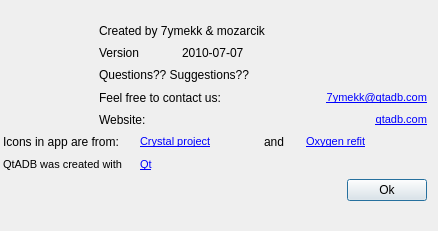
<?xml version="1.0" encoding="UTF-8"?>
<ui version="4.0">
 <class>AboutDialog</class>
 <widget class="QDialog" name="AboutDialog">
  <property name="windowModality">
   <enum>Qt::ApplicationModal</enum>
  </property>
  <property name="geometry">
   <rect>
    <x>0</x>
    <y>0</y>
    <width>438</width>
    <height>231</height>
   </rect>
  </property>
  <property name="sizePolicy">
   <sizepolicy hsizetype="Preferred" vsizetype="Preferred">
    <horstretch>0</horstretch>
    <verstretch>0</verstretch>
   </sizepolicy>
  </property>
  <property name="windowTitle">
   <string extracomment="About dialog title">Gundam - Your android manager</string>
  </property>
  <property name="windowOpacity">
   <double>1.000000000000000</double>
  </property>
  <property name="layoutDirection">
   <enum>Qt::LeftToRight</enum>
  </property>
  <widget class="QWidget" name="layoutWidget">
   <property name="geometry">
    <rect>
     <x>-10</x>
     <y>0</y>
     <width>450</width>
     <height>224</height>
    </rect>
   </property>
   <layout class="QGridLayout" name="gridLayout">
    <item row="0" column="0" rowspan="10">
     <spacer name="horizontalSpacer_2">
      <property name="orientation">
       <enum>Qt::Horizontal</enum>
      </property>
      <property name="sizeType">
       <enum>QSizePolicy::Fixed</enum>
      </property>
      <property name="sizeHint" stdset="0">
       <size>
        <width>13</width>
        <height>198</height>
       </size>
      </property>
     </spacer>
    </item>
    <item row="0" column="1" colspan="8">
     <spacer name="verticalSpacer_3">
      <property name="orientation">
       <enum>Qt::Vertical</enum>
      </property>
      <property name="sizeType">
       <enum>QSizePolicy::Fixed</enum>
      </property>
      <property name="sizeHint" stdset="0">
       <size>
        <width>338</width>
        <height>13</height>
       </size>
      </property>
     </spacer>
    </item>
    <item row="0" column="9" rowspan="9">
     <spacer name="horizontalSpacer_3">
      <property name="orientation">
       <enum>Qt::Horizontal</enum>
      </property>
      <property name="sizeType">
       <enum>QSizePolicy::Fixed</enum>
      </property>
      <property name="sizeHint" stdset="0">
       <size>
        <width>13</width>
        <height>178</height>
       </size>
      </property>
     </spacer>
    </item>
    <item row="1" column="1" rowspan="5">
     <widget class="QLabel" name="label_2">
      <property name="minimumSize">
       <size>
        <width>90</width>
        <height>100</height>
       </size>
      </property>
      <property name="maximumSize">
       <size>
        <width>90</width>
        <height>100</height>
       </size>
      </property>
      <property name="text">
       <string/>
      </property>
      <property name="pixmap">
       <pixmap resource="../zasoby.qrc">:/icons/android.png</pixmap>
      </property>
      <property name="scaledContents">
       <bool>true</bool>
      </property>
     </widget>
    </item>
    <item row="1" column="2" colspan="6">
     <widget class="QLabel" name="label_4">
      <property name="text">
       <string>Created by 7ymekk &amp; mozarcik</string>
      </property>
     </widget>
    </item>
    <item row="2" column="2" colspan="2">
     <widget class="QLabel" name="label_5">
      <property name="text">
       <string>Version</string>
      </property>
     </widget>
    </item>
    <item row="2" column="4" colspan="3">
     <widget class="QLabel" name="versionLabel">
      <property name="layoutDirection">
       <enum>Qt::LeftToRight</enum>
      </property>
      <property name="text">
       <string notr="true">2010-07-07</string>
      </property>
     </widget>
    </item>
    <item row="3" column="2" colspan="6">
     <widget class="QLabel" name="label_6">
      <property name="text">
       <string>Questions?? Suggestions??</string>
      </property>
     </widget>
    </item>
    <item row="4" column="2" colspan="5">
     <widget class="QLabel" name="label_8">
      <property name="text">
       <string>Feel free to contact us:</string>
      </property>
     </widget>
    </item>
    <item row="4" column="7" colspan="2">
     <widget class="QLabel" name="label_7">
      <property name="layoutDirection">
       <enum>Qt::RightToLeft</enum>
      </property>
      <property name="text">
       <string notr="true">&lt;!DOCTYPE HTML PUBLIC &quot;-//W3C//DTD HTML 4.0//EN&quot; &quot;http://www.w3.org/TR/REC-html40/strict.dtd&quot;&gt;
&lt;html&gt;&lt;head&gt;&lt;meta name=&quot;qrichtext&quot; content=&quot;1&quot; /&gt;&lt;style type=&quot;text/css&quot;&gt;
p, li { white-space: pre-wrap; }
&lt;/style&gt;&lt;/head&gt;&lt;body style=&quot; font-family:'MS Shell Dlg 2'; font-size:8.25pt; font-weight:400; font-style:normal;&quot;&gt;
&lt;p align=&quot;right&quot; style=&quot; margin-top:0px; margin-bottom:0px; margin-left:0px; margin-right:0px; -qt-block-indent:0; text-indent:0px;&quot;&gt;&lt;a href=&quot;mailto:qtadb.manager@gmail.com&quot;&gt;&lt;span style=&quot; font-size:8pt; text-decoration: underline; color:#0000ff;&quot;&gt;7ymekk@qtadb.com&lt;/span&gt;&lt;/a&gt;&lt;/p&gt;&lt;/body&gt;&lt;/html&gt;</string>
      </property>
      <property name="openExternalLinks">
       <bool>true</bool>
      </property>
     </widget>
    </item>
    <item row="5" column="2" colspan="2">
     <widget class="QLabel" name="label_9">
      <property name="text">
       <string>Website:</string>
      </property>
     </widget>
    </item>
    <item row="5" column="4" colspan="5">
     <widget class="QLabel" name="label_10">
      <property name="text">
       <string notr="true">&lt;!DOCTYPE HTML PUBLIC &quot;-//W3C//DTD HTML 4.0//EN&quot; &quot;http://www.w3.org/TR/REC-html40/strict.dtd&quot;&gt;
&lt;html&gt;&lt;head&gt;&lt;meta name=&quot;qrichtext&quot; content=&quot;1&quot; /&gt;&lt;style type=&quot;text/css&quot;&gt;
p, li { white-space: pre-wrap; }
&lt;/style&gt;&lt;/head&gt;&lt;body style=&quot; font-family:'MS Shell Dlg 2'; font-size:8.25pt; font-weight:400; font-style:normal;&quot;&gt;
&lt;p align=&quot;right&quot; style=&quot; margin-top:0px; margin-bottom:0px; margin-left:0px; margin-right:0px; -qt-block-indent:0; text-indent:0px;&quot;&gt;&lt;a href=&quot;http://qtadb.com/&quot;&gt;&lt;span style=&quot; font-size:8pt; text-decoration: underline; color:#0000ff;&quot;&gt;qtadb.com&lt;/span&gt;&lt;/a&gt;&lt;/p&gt;&lt;/body&gt;&lt;/html&gt;</string>
      </property>
      <property name="openExternalLinks">
       <bool>true</bool>
      </property>
     </widget>
    </item>
    <item row="6" column="1" colspan="2">
     <widget class="QLabel" name="label">
      <property name="text">
       <string>Icons in app are from:</string>
      </property>
     </widget>
    </item>
    <item row="6" column="3" colspan="3">
     <widget class="QLabel" name="label_3">
      <property name="text">
       <string notr="true">&lt;!DOCTYPE HTML PUBLIC &quot;-//W3C//DTD HTML 4.0//EN&quot; &quot;http://www.w3.org/TR/REC-html40/strict.dtd&quot;&gt;
&lt;html&gt;&lt;head&gt;&lt;meta name=&quot;qrichtext&quot; content=&quot;1&quot; /&gt;&lt;style type=&quot;text/css&quot;&gt;
p, li { white-space: pre-wrap; }
&lt;/style&gt;&lt;/head&gt;&lt;body style=&quot; font-family:'MS Shell Dlg 2'; font-size:8.25pt; font-weight:400; font-style:normal;&quot;&gt;
&lt;p style=&quot; margin-top:0px; margin-bottom:0px; margin-left:0px; margin-right:0px; -qt-block-indent:0; text-indent:0px;&quot;&gt;&lt;a href=&quot;http://everaldo.com/crystal/&quot;&gt;&lt;span style=&quot; text-decoration: underline; color:#0000ff;&quot;&gt;Crystal project&lt;/span&gt;&lt;/a&gt;&lt;/p&gt;&lt;/body&gt;&lt;/html&gt;</string>
      </property>
      <property name="openExternalLinks">
       <bool>true</bool>
      </property>
     </widget>
    </item>
    <item row="6" column="6">
     <widget class="QLabel" name="label_13">
      <property name="text">
       <string>and</string>
      </property>
     </widget>
    </item>
    <item row="6" column="7" colspan="2">
     <widget class="QLabel" name="label_11">
      <property name="text">
       <string notr="true">&lt;!DOCTYPE HTML PUBLIC &quot;-//W3C//DTD HTML 4.0//EN&quot; &quot;http://www.w3.org/TR/REC-html40/strict.dtd&quot;&gt;
&lt;html&gt;&lt;head&gt;&lt;meta name=&quot;qrichtext&quot; content=&quot;1&quot; /&gt;&lt;style type=&quot;text/css&quot;&gt;
p, li { white-space: pre-wrap; }
&lt;/style&gt;&lt;/head&gt;&lt;body style=&quot; font-family:'MS Shell Dlg 2'; font-size:8.25pt; font-weight:400; font-style:normal;&quot;&gt;
&lt;p style=&quot; margin-top:0px; margin-bottom:0px; margin-left:0px; margin-right:0px; -qt-block-indent:0; text-indent:0px;&quot;&gt;&lt;a href=&quot;http://www.nanolx.org/artwork/item/75-oxygen-refit&quot;&gt;&lt;span style=&quot; text-decoration: underline; color:#0000ff;&quot;&gt;Oxygen refit&lt;/span&gt;&lt;/a&gt;&lt;/p&gt;&lt;/body&gt;&lt;/html&gt;</string>
      </property>
      <property name="openExternalLinks">
       <bool>true</bool>
      </property>
     </widget>
    </item>
    <item row="8" column="1" colspan="4">
     <spacer name="horizontalSpacer">
      <property name="orientation">
       <enum>Qt::Horizontal</enum>
      </property>
      <property name="sizeHint" stdset="0">
       <size>
        <width>161</width>
        <height>17</height>
       </size>
      </property>
     </spacer>
    </item>
    <item row="8" column="5" colspan="3">
     <widget class="QLabel" name="label_12">
      <property name="sizePolicy">
       <sizepolicy hsizetype="Fixed" vsizetype="Fixed">
        <horstretch>0</horstretch>
        <verstretch>0</verstretch>
       </sizepolicy>
      </property>
      <property name="minimumSize">
       <size>
        <width>80</width>
        <height>23</height>
       </size>
      </property>
      <property name="maximumSize">
       <size>
        <width>80</width>
        <height>23</height>
       </size>
      </property>
      <property name="text">
       <string notr="true">&lt;!DOCTYPE HTML PUBLIC &quot;-//W3C//DTD HTML 4.0//EN&quot; &quot;http://www.w3.org/TR/REC-html40/strict.dtd&quot;&gt;
&lt;html&gt;&lt;head&gt;&lt;meta name=&quot;qrichtext&quot; content=&quot;1&quot; /&gt;&lt;style type=&quot;text/css&quot;&gt;
p, li { white-space: pre-wrap; }
&lt;/style&gt;&lt;/head&gt;&lt;body style=&quot; font-family:'MS Shell Dlg 2'; font-size:8.25pt; font-weight:400; font-style:normal;&quot;&gt;
&lt;p style=&quot; margin-top:0px; margin-bottom:0px; margin-left:0px; margin-right:0px; -qt-block-indent:0; text-indent:0px;&quot;&gt;&lt;a href=&quot;https://www.paypal.com/cgi-bin/webscr?cmd=_s-xclick&amp;amp;hosted_button_id=5P6GM8DLCVMM6&quot;&gt;&lt;span style=&quot; text-decoration: underline; color:#0000ff;&quot;&gt;&lt;img src=&quot;:/icons/paypal.png&quot;&gt;&lt;/img&gt;&lt;/span&gt;&lt;/a&gt;&lt;/p&gt;&lt;/body&gt;&lt;/html&gt;</string>
      </property>
      <property name="openExternalLinks">
       <bool>true</bool>
      </property>
     </widget>
    </item>
    <item row="8" column="8">
     <widget class="QPushButton" name="okButton">
      <property name="text">
       <string>Ok</string>
      </property>
     </widget>
    </item>
    <item row="9" column="1" colspan="8">
     <spacer name="verticalSpacer_4">
      <property name="orientation">
       <enum>Qt::Vertical</enum>
      </property>
      <property name="sizeType">
       <enum>QSizePolicy::Fixed</enum>
      </property>
      <property name="sizeHint" stdset="0">
       <size>
        <width>338</width>
        <height>13</height>
       </size>
      </property>
     </spacer>
    </item>
    <item row="7" column="1" colspan="2">
     <widget class="QLabel" name="label_14">
      <property name="text">
       <string>&lt;!DOCTYPE HTML PUBLIC &quot;-//W3C//DTD HTML 4.0//EN&quot; &quot;http://www.w3.org/TR/REC-html40/strict.dtd&quot;&gt;
&lt;html&gt;&lt;head&gt;&lt;meta name=&quot;qrichtext&quot; content=&quot;1&quot; /&gt;&lt;style type=&quot;text/css&quot;&gt;
p, li { white-space: pre-wrap; }
&lt;/style&gt;&lt;/head&gt;&lt;body style=&quot; font-family:'MS Shell Dlg 2'; font-size:8.25pt; font-weight:400; font-style:normal;&quot;&gt;
&lt;p style=&quot; margin-top:0px; margin-bottom:0px; margin-left:0px; margin-right:0px; -qt-block-indent:0; text-indent:0px;&quot;&gt;&lt;span style=&quot; font-size:8pt;&quot;&gt;QtADB was created with&lt;/span&gt;&lt;/p&gt;&lt;/body&gt;&lt;/html&gt;</string>
      </property>
     </widget>
    </item>
    <item row="7" column="3">
     <widget class="QLabel" name="label_15">
      <property name="text">
       <string>&lt;!DOCTYPE HTML PUBLIC &quot;-//W3C//DTD HTML 4.0//EN&quot; &quot;http://www.w3.org/TR/REC-html40/strict.dtd&quot;&gt;
&lt;html&gt;&lt;head&gt;&lt;meta name=&quot;qrichtext&quot; content=&quot;1&quot; /&gt;&lt;style type=&quot;text/css&quot;&gt;
p, li { white-space: pre-wrap; }
&lt;/style&gt;&lt;/head&gt;&lt;body style=&quot; font-family:'MS Shell Dlg 2'; font-size:8.25pt; font-weight:400; font-style:normal;&quot;&gt;
&lt;p style=&quot; margin-top:0px; margin-bottom:0px; margin-left:0px; margin-right:0px; -qt-block-indent:0; text-indent:0px;&quot;&gt;&lt;a href=&quot;http://qt.nokia.com&quot;&gt;&lt;span style=&quot; text-decoration: underline; color:#0000ff;&quot;&gt;Qt&lt;/span&gt;&lt;/a&gt;&lt;/p&gt;&lt;/body&gt;&lt;/html&gt;</string>
      </property>
     </widget>
    </item>
   </layout>
  </widget>
 </widget>
 <resources>
  <include location="../zasoby.qrc"/>
 </resources>
 <connections/>
</ui>
